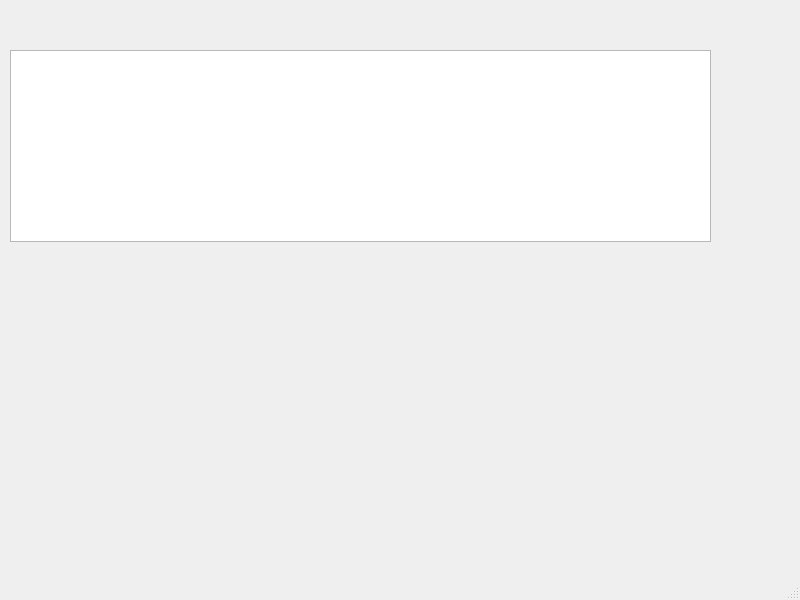
<?xml version="1.0" encoding="UTF-8"?>
<ui version="4.0">
 <class>MainWindow</class>
 <widget class="QMainWindow" name="MainWindow">
  <property name="geometry">
   <rect>
    <x>0</x>
    <y>0</y>
    <width>800</width>
    <height>600</height>
   </rect>
  </property>
  <property name="windowTitle">
   <string>MainWindow</string>
  </property>
  <widget class="QWidget" name="centralwidget">
   <widget class="QTableView" name="tableView">
    <property name="geometry">
     <rect>
      <x>10</x>
      <y>50</y>
      <width>701</width>
      <height>192</height>
     </rect>
    </property>
   </widget>
  </widget>
  <widget class="QMenuBar" name="menubar">
   <property name="geometry">
    <rect>
     <x>0</x>
     <y>0</y>
     <width>800</width>
     <height>21</height>
    </rect>
   </property>
  </widget>
  <widget class="QStatusBar" name="statusbar"/>
 </widget>
 <resources/>
 <connections/>
</ui>
